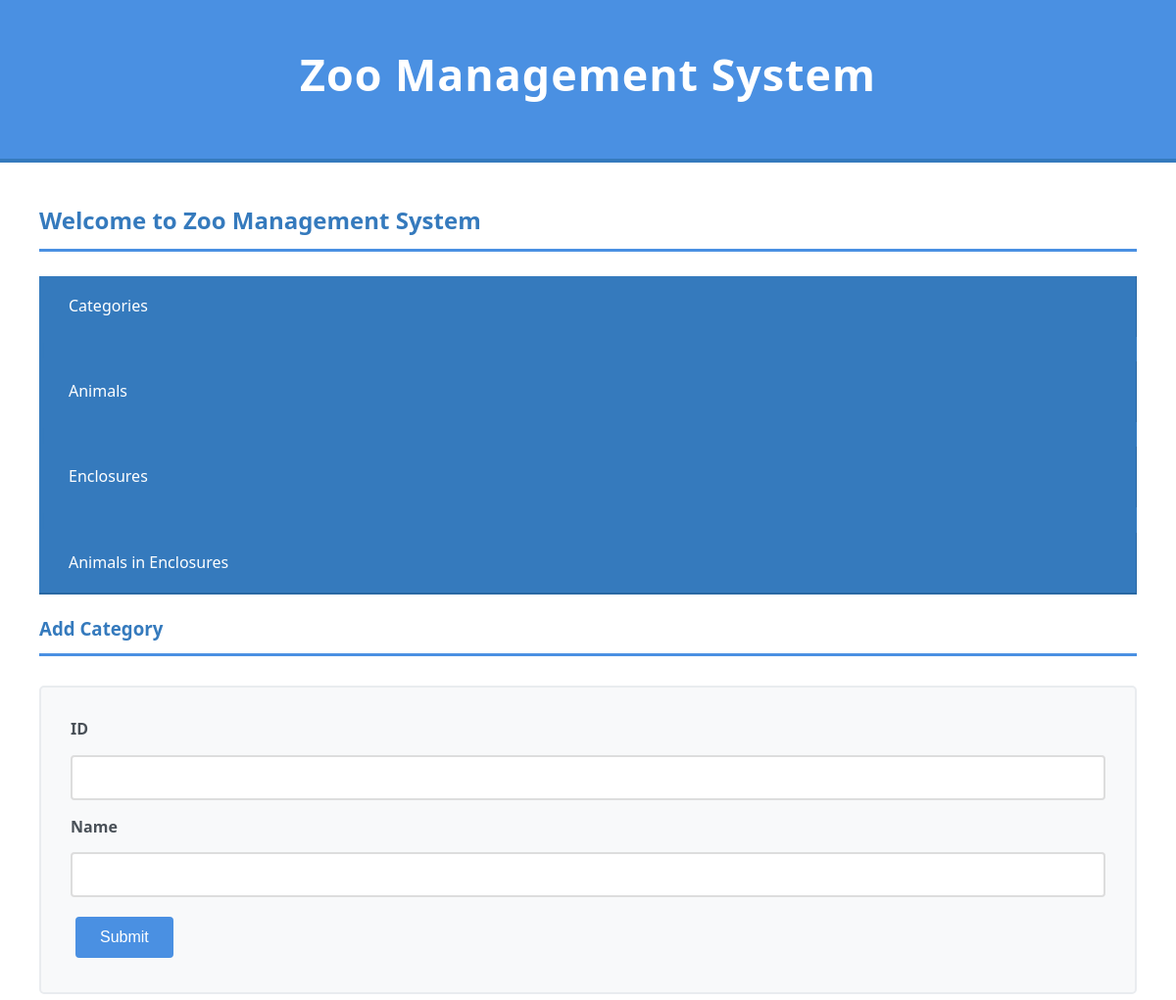
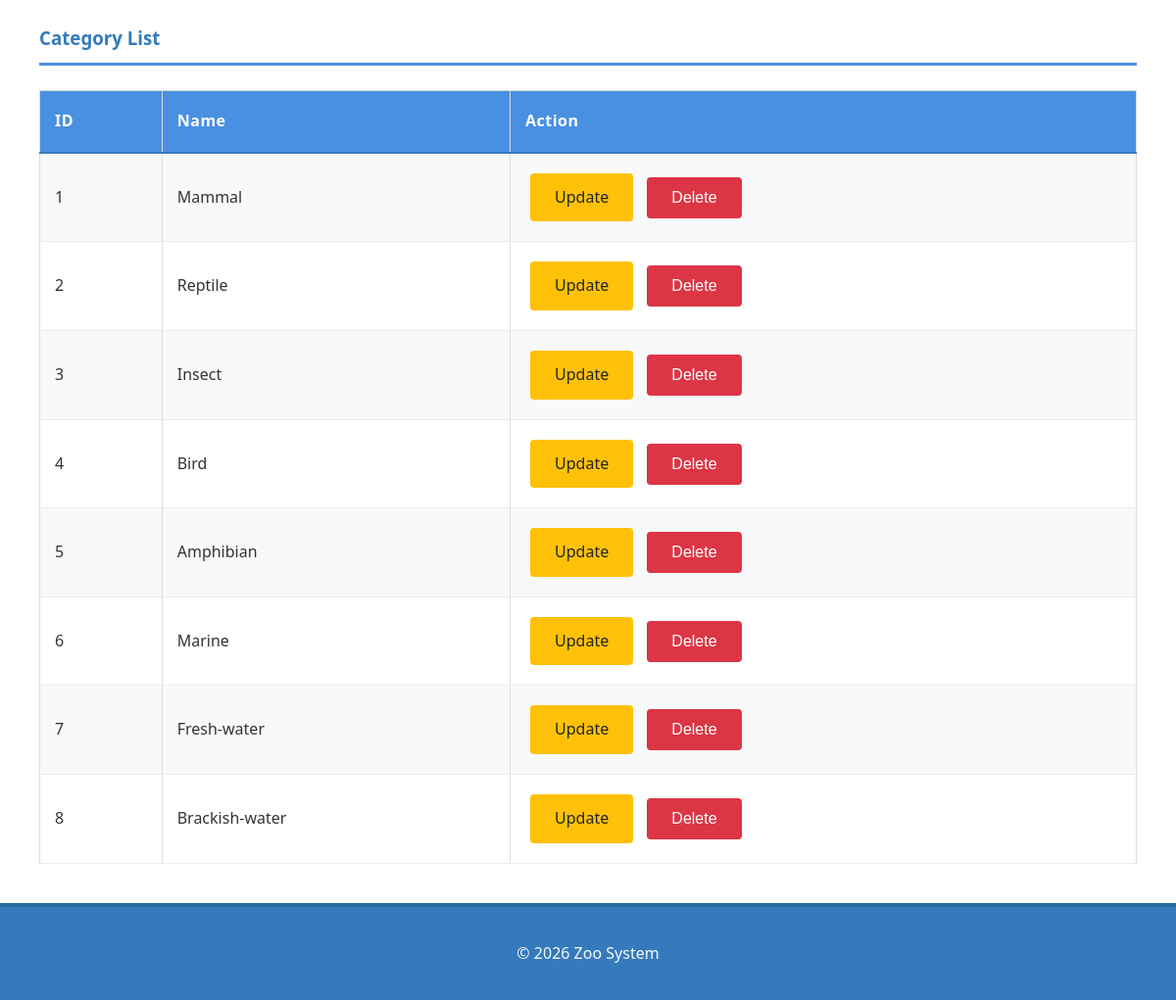
The page /?page=categories on the database its author committed (2 pictures, top to bottom).
### tables this page shows
CREATE TABLE categories (
  id INT AUTO_INCREMENT PRIMARY KEY,
  `name` VARCHAR(100) NOT NULL
);

### config/db.php (called while the page is built, shortened)
<?php
class Database {
    private $host = "localhost";
    private $username = "root";
    private $password = "";
    private $dbname = "db_zoo";
    public function __construct() {
        try {
            $this->conn = new PDO("mysql:host=$this->host;dbname=$this->dbname", $this->username, $this->password);
        } catch (PDOException $e) {
            echo "Connection failed: " . $e->getMessage();
        }
    }
}
?>

### classes/Category.php (called while the page is built, shortened)
<?php
require_once 'config/db.php';
class Category {
  private $db;
  public function __construct() {
    $this->db = (new Database())->conn;
  }
  public function getAll() {
    $stmt = $this->db->prepare("SELECT * FROM categories");
    $stmt->execute();
    return $stmt->fetchAll(PDO::FETCH_ASSOC);
  }
}
?>

### views/categories.php (the view, shortened to what this page needs)
<h3 class="title">Add Category</h3>
<form method="POST" class="input-form">
  <label>ID</label>
  <input type="number" name="id" id="id" <?= isset($upd_category)? 'value="'.$upd_category["id"].'"': '' ?> required>
  <label>Name</label>
  <input type="text" name="name" id="name" <?= isset($upd_category)? 'value="'.$upd_category["name"].'"': '' ?> required>
  <button type="submit" name="<?=  isset($_GET['update-id'])? 'update': 'create' ?>-category">Submit</button>
</form>
<h3 class="title">Category List</h3>
<table border="1">
  <tr>
    <th>ID</th>
    <th>Name</th>
    <th>Action</th>
  </tr>
  <?php
    $categories = $category->getAll();
    foreach($categories as $c) {
  ?>
  <tr>
    <td><?= $c['id'] ?></td>
    <td><?= $c['name'] ?></td>
    <td>
      <form method="POST">
        <a href="?page=categories&update-id=<?= $c['id'] ?>" class="btn btn-warning">Update</a>
        <button type="submit" class="btn-danger" name="delete-category" onclick="return confirm('Delete category <?= $c['name'] ?>?')">Delete</button>
      </form>
    </td>
  </tr>
  <?php } ?>
</table>

### style.css (style rules this page uses)
* { margin: 0; padding: 0; box-sizing: border-box; }
body { font-family: 'Segoe UI', Tahoma, Geneva, Verdana, sans-serif; background-color: #f5f7fa; color: #333; line-height: 1.6; min-height: 100vh; }
h2, h3 { color: #357abd; margin-bottom: 25px; font-weight: 600; border-bottom: 3px solid #4a90e2; padding-bottom: 10px; }
.title { margin-top: 20px; }
table { width: 100%; border-collapse: collapse; margin: 0; background-color: white; border: 1px solid #ddd; }
th { background-color: #4a90e2; color: white; padding: 18px 15px; text-align: left; font-weight: 600; font-size: 1em; letter-spacing: 0.5px; border-bottom: 2px solid #357abd; }
td { padding: 15px; border-bottom: 1px solid #e9ecef; transition: background-color 0.2s ease; vertical-align: middle; }
tbody tr:nth-child(even) { background-color: #f8f9fa; }
.input-form { background-color: #f8f9fa; padding: 30px; margin: 30px 0; border: 2px solid #e9ecef; border-radius: 5px; }
input:not([type="checkbox"]), select, textarea { width: 100%; padding: 12px 15px; margin: 8px 0 15px 0; border: 2px solid #ddd; border-radius: 4px; font-size: 16px; transition: border-color 0.3s ease; background-color: white; }
label { font-weight: 600; color: #495057; margin-bottom: 5px; display: block; }
button, .btn { background-color: #4a90e2; color: white; padding: 12px 25px; border: none; border-radius: 4px; cursor: pointer; font-size: 16px; font-weight: 500; transition: all 0.3s ease; text-decoration: none; display: inline-block; margin: 5px; }
.btn-danger { background-color: #dc3545; }
.btn-warning { background-color: #ffc107; color: #212529; }

### rows shown on the page
categories: id "1", name "Mammal"
categories: id "2", name "Reptile"
categories: id "3", name "Insect"
categories: id "4", name "Bird"
categories: id "5", name "Amphibian"
categories: id "6", name "Marine"
categories: id "7", name "Fresh-water"
categories: id "8", name "Brackish-water"
